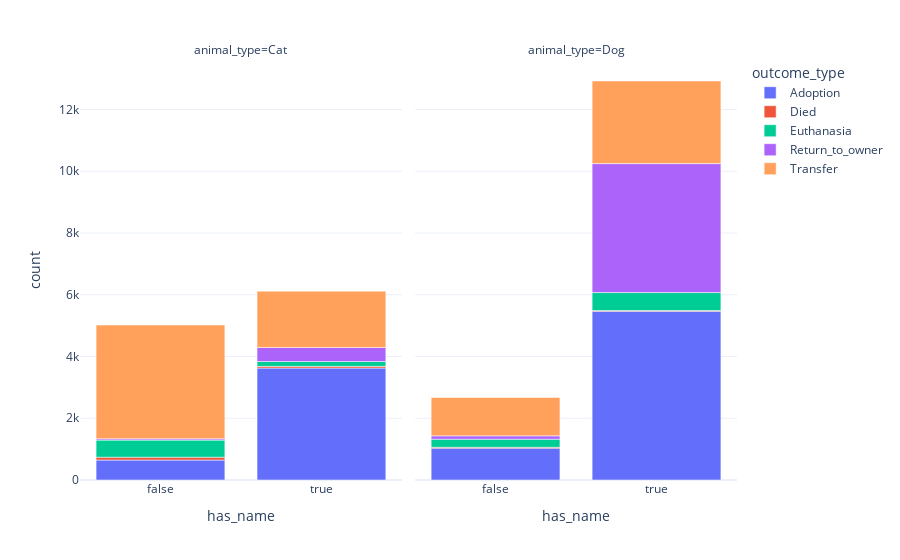

The code cell stored with this chart in its notebook:
### Code cell
df_animal_name = df_train.groupby(['animal_type', 'has_name', 'outcome_type']).size().reset_index(name = 'count')
px.bar(df_animal_name, x = 'has_name', y = 'count', color = 'outcome_type', facet_col = 'animal_type')

### Figure 1 — Plotly figure (JSON) as saved in the notebook; plotly's stock layout.template omitted (floating-point values rounded to 4 significant figures)
{"data": [{"alignmentgroup": "True", "hovertemplate": "outcome_type=Adoption<br>animal_type=Cat<br>has_name=%{x}<br>count=%{y}<extra></extra>", "legendgroup": "Adoption", "marker": {"color": "#636efa", "pattern": {"shape": ""}}, "name": "Adoption", "offsetgroup": "Adoption", "orientation": "v", "showlegend": true, "textposition": "auto", "type": "bar", "x": [false, true], "xaxis": "x", "y": [646, 3626], "yaxis": "y"}, {"alignmentgroup": "True", "hovertemplate": "outcome_type=Adoption<br>animal_type=Dog<br>has_name=%{x}<br>count=%{y}<extra></extra>", "legendgroup": "Adoption", "marker": {"color": "#636efa", "pattern": {"shape": ""}}, "name": "Adoption", "offsetgroup": "Adoption", "orientation": "v", "showlegend": false, "textposition": "auto", "type": "bar", "x": [false, true], "xaxis": "x2", "y": [1032, 5465], "yaxis": "y2"}, {"alignmentgroup": "True", "hovertemplate": "outcome_type=Died<br>animal_type=Cat<br>has_name=%{x}<br>count=%{y}<extra></extra>", "legendgroup": "Died", "marker": {"color": "#EF553B", "pattern": {"shape": ""}}, "name": "Died", "offsetgroup": "Died", "orientation": "v", "showlegend": true, "textposition": "auto", "type": "bar", "x": [false, true], "xaxis": "x", "y": [92, 55], "yaxis": "y"}, {"alignmentgroup": "True", "hovertemplate": "outcome_type=Died<br>animal_type=Dog<br>has_name=%{x}<br>count=%{y}<extra></extra>", "legendgroup": "Died", "marker": {"color": "#EF553B", "pattern": {"shape": ""}}, "name": "Died", "offsetgroup": "Died", "orientation": "v", "showlegend": false, "textposition": "auto", "type": "bar", "x": [false, true], "xaxis": "x2", "y": [28, 22], "yaxis": "y2"}, {"alignmentgroup": "True", "hovertemplate": "outcome_type=Euthanasia<br>animal_type=Cat<br>has_name=%{x}<br>count=%{y}<extra></extra>", "legendgroup": "Euthanasia", "marker": {"color": "#00cc96", "pattern": {"shape": ""}}, "name": "Euthanasia", "offsetgroup": "Euthanasia", "orientation": "v", "showlegend": true, "textposition": "auto", "type": "bar", "x": [false, true], "xaxis": "x", "y": [554, 156], "yaxis": "y"}, {"alignmentgroup": "True", "hovertemplate": "outcome_type=Euthanasia<br>animal_type=Dog<br>has_name=%{x}<br>count=%{y}<extra></extra>", "legendgroup": "Euthanasia", "marker": {"color": "#00cc96", "pattern": {"shape": ""}}, "name": "Euthanasia", "offsetgroup": "Euthanasia", "orientation": "v", "showlegend": false, "textposition": "auto", "type": "bar", "x": [false, true], "xaxis": "x2", "y": [261, 584], "yaxis": "y2"}, {"alignmentgroup": "True", "hovertemplate": "outcome_type=Return_to_owner<br>animal_type=Cat<br>has_name=%{x}<br>count=%{y}<extra></extra>", "legendgroup": "Return_to_owner", "marker": {"color": "#ab63fa", "pattern": {"shape": ""}}, "name": "Return_to_owner", "offsetgroup": "Return_to_owner", "orientation": "v", "showlegend": true, "textposition": "auto", "type": "bar", "x": [false, true], "xaxis": "x", "y": [44, 456], "yaxis": "y"}, {"alignmentgroup": "True", "hovertemplate": "outcome_type=Return_to_owner<br>animal_type=Dog<br>has_name=%{x}<br>count=%{y}<extra></extra>", "legendgroup": "Return_to_owner", "marker": {"color": "#ab63fa", "pattern": {"shape": ""}}, "name": "Return_to_owner", "offsetgroup": "Return_to_owner", "orientation": "v", "showlegend": false, "textposition": "auto", "type": "bar", "x": [false, true], "xaxis": "x2", "y": [109, 4177], "yaxis": "y2"}, {"alignmentgroup": "True", "hovertemplate": "outcome_type=Transfer<br>animal_type=Cat<br>has_name=%{x}<br>count=%{y}<extra></extra>", "legendgroup": "Transfer", "marker": {"color": "#FFA15A", "pattern": {"shape": ""}}, "name": "Transfer", "offsetgroup": "Transfer", "orientation": "v", "showlegend": true, "textposition": "auto", "type": "bar", "x": [false, true], "xaxis": "x", "y": [3683, 1822], "yaxis": "y"}, {"alignmentgroup": "True", "hovertemplate": "outcome_type=Transfer<br>animal_type=Dog<br>has_name=%{x}<br>count=%{y}<extra></extra>", "legendgroup": "Transfer", "marker": {"color": "#FFA15A", "pattern": {"shape": ""}}, "name": "Transfer", "offsetgroup": "Transfer", "orientation": "v", "showlegend": false, "textposition": "auto", "type": "bar", "x": [false, true], "xaxis": "x2", "y": [1242, 2675], "yaxis": "y2"}], "layout": {"annotations": [{"font": {}, "showarrow": false, "text": "animal_type=Cat", "x": 0.245, "xanchor": "center", "xref": "paper", "y": 1, "yanchor": "bottom", "yref": "paper"}, {"font": {}, "showarrow": false, "text": "animal_type=Dog", "x": 0.755, "xanchor": "center", "xref": "paper", "y": 1, "yanchor": "bottom", "yref": "paper"}], "barmode": "relative", "legend": {"title": {"text": "outcome_type"}, "tracegroupgap": 0}, "margin": {"t": 60}, "xaxis": {"anchor": "y", "domain": [0, 0.49], "title": {"text": "has_name"}}, "xaxis2": {"anchor": "y2", "domain": [0.51, 1], "matches": "x", "title": {"text": "has_name"}}, "yaxis": {"anchor": "x", "domain": [0, 1], "title": {"text": "count"}}, "yaxis2": {"anchor": "x2", "domain": [0, 1], "matches": "y", "showticklabels": false}}}
